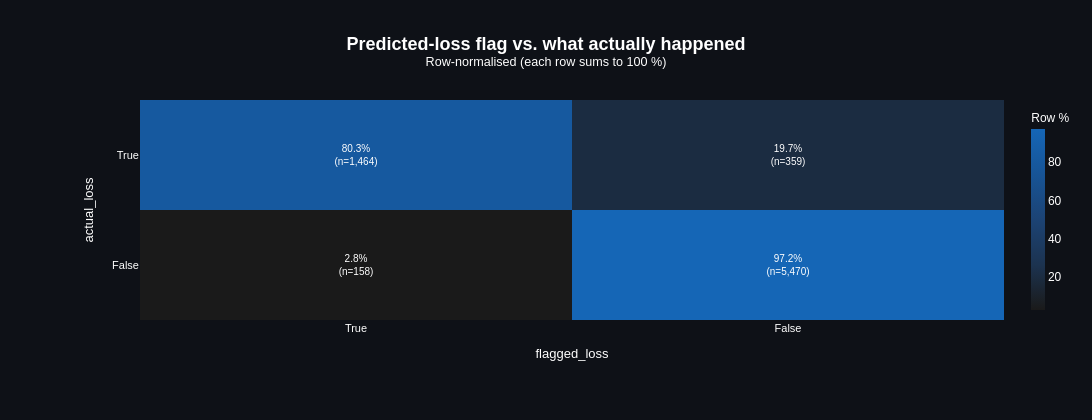

The notebook cell saved with this chart:
### Code cell
cm = decision_df[["actual_loss", "flagged_loss"]].astype(str)
cp.cross_tab_heatmap(
    cm, "actual_loss", "flagged_loss", normalize="row", show_counts=True,
    row_order=["True", "False"], col_order=["True", "False"], colorscale=cp.SEQ_BLUE,
    title="Predicted-loss flag vs. what actually happened",
)

### Figure 1 — Plotly figure (JSON) as saved in the notebook; plotly's stock layout.template omitted (floating-point values rounded to 4 significant figures)
{"data": [{"colorbar": {"outlinewidth": 0, "thickness": 14, "tickfont": {"color": "white", "family": "Arial"}, "title": {"font": {"color": "white", "family": "Arial", "size": 12}, "text": "Row %"}}, "colorscale": [[0, "#1a1a1a"], [0.25, "#1c3350"], [0.5, "#1c4374"], [0.75, "#175496"], [1, "#1566B6"]], "customdata": [[1464.0, 359.0], [158.0, 5470.0]], "hovertemplate": "<b>actual_loss</b>: %{y}<br><b>flagged_loss</b>: %{x}<br>Row %: %{z:.1f}%<br>n = %{customdata:,}<extra></extra>", "text": [["80.3%<br>(n=1,464)", "19.7%<br>(n=359)"], ["2.8%<br>(n=158)", "97.2%<br>(n=5,470)"]], "textfont": {"color": "white", "family": "Arial", "size": 10}, "texttemplate": "%{text}", "type": "heatmap", "x": ["True", "False"], "y": ["True", "False"], "z": [[80.31, 19.69], [2.807, 97.19]]}], "layout": {"font": {"color": "white", "family": "Arial"}, "height": 420, "margin": {"b": 100, "l": 140, "r": 80, "t": 100}, "paper_bgcolor": "#0e1117", "plot_bgcolor": "#1a1a1a", "title": {"font": {"color": "white", "family": "Arial", "size": 18}, "text": "<b>Predicted-loss flag vs. what actually happened</b><br><sup>Row-normalised (each row sums to 100 %)</sup>", "x": 0.5, "xanchor": "center"}, "width": 1400, "xaxis": {"side": "bottom", "tickfont": {"size": 11}, "title": {"font": {"size": 13}, "text": "flagged_loss"}}, "yaxis": {"autorange": "reversed", "tickfont": {"size": 11}, "title": {"font": {"size": 13}, "text": "actual_loss"}}}}
